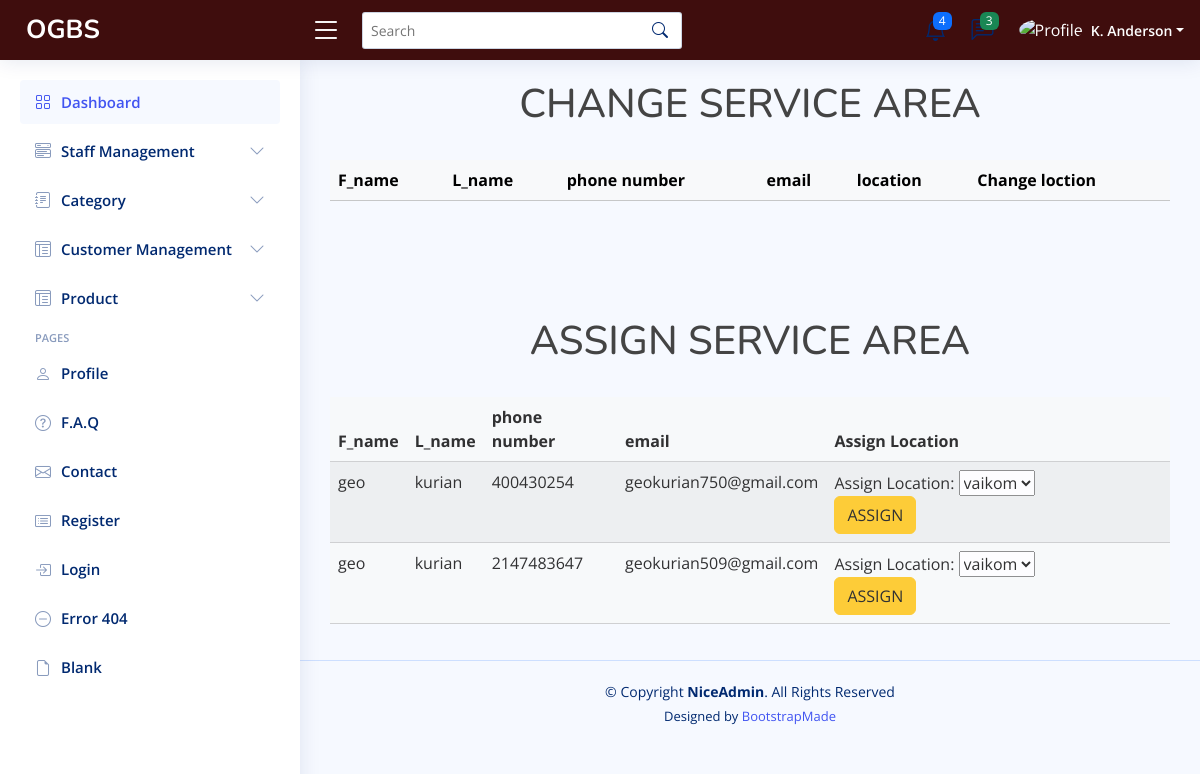
The page /staffservicearea1.php on the database its author committed.
### tables this page shows
CREATE TABLE `staff` (
  `s_id` int(50) NOT NULL,
  `f_name` varchar(50) NOT NULL,
  `l_name` varchar(50) NOT NULL,
  `phn_number` int(12) NOT NULL,
  `email` varchar(50) NOT NULL,
  `pwd` varchar(50) NOT NULL,
  `typeofuser` varchar(50) NOT NULL,
  `status` tinyint(4) NOT NULL
);

### staffservicearea1.php (the view, shortened to what this page needs)
<?php
include('connection.php');
?>
<!DOCTYPE html>
<html lang="en">
<head>
  <link href="vendor/bootstrap/css/bootstrap.min.css" rel="stylesheet">
  <link href="vendor/bootstrap-icons/bootstrap-icons.css" rel="stylesheet">
  <link href="vendor/boxicons/css/boxicons.min.css" rel="stylesheet">
  <link href="vendor/quill/quill.snow.css" rel="stylesheet">
  <link href="vendor/quill/quill.bubble.css" rel="stylesheet">
  <link href="vendor/remixicon/remixicon.css" rel="stylesheet">
  <link href="vendor/simple-datatables/style.css" rel="stylesheet">
  <link href="CSS/admin2.css" rel="stylesheet">
</head>
<body>
  <header id="header" class="header fixed-top d-flex align-items-center">
    <div class="d-flex align-items-center justify-content-between">
      <a href="index.html" class="logo d-flex align-items-center">
        <span class="d-none d-lg-block">OGBS</span>
      </a>
      <i class="bi bi-list toggle-sidebar-btn"></i>
    </div>
    <div class="search-bar">
      <form class="search-form d-flex align-items-center" method="POST" action="#">
        <input type="text" name="query" placeholder="Search" title="Enter search keyword">
        <button type="submit" title="Search"><i class="bi bi-search"></i></button>
      </form>
    </div>
    <nav class="header-nav ms-auto">
      <ul class="d-flex align-items-center">
        <li class="nav-item dropdown">
          <a class="nav-link nav-icon" href="#" data-bs-toggle="dropdown">
            <i class="bi bi-bell"></i>
            <span class="badge bg-primary badge-number">4</span>
          </a>
        </li>
        <li class="nav-item dropdown">
          <a class="nav-link nav-icon" href="#" data-bs-toggle="dropdown">
            <i class="bi bi-chat-left-text"></i>
            <span class="badge bg-success badge-number">3</span>
          </a>
        </li>
        <li class="nav-item dropdown pe-3">
          <a class="nav-link nav-profile d-flex align-items-center pe-0" href="#" data-bs-toggle="dropdown">
            <img src="assets/img/profile-img.jpg" alt="Profile" class="rounded-circle">
            <span class="d-none d-md-block dropdown-toggle ps-2">K. Anderson</span>
          </a>
        </li>
      </ul>
    </nav>
  </header>
  <aside id="sidebar" class="sidebar">
    <ul class="sidebar-nav" id="sidebar-nav">
      <li class="nav-item">
        <a class="nav-link " href="index.html">
          <i class="bi bi-grid"></i>
          <span>Dashboard</span>
        </a>
      </li>
      <li class="nav-item">
        <a class="nav-link collapsed" data-bs-target="#components-nav" data-bs-toggle="collapse" href="#">
          <i class="bi bi-menu-button-wide"></i><span>Staff Management</span><i class="bi bi-chevron-down ms-auto"></i>
        </a>
      </li>
      <li class="nav-item">
        <a class="nav-link collapsed" data-bs-target="#forms-nav" data-bs-toggle="collapse" href="#">
          <i class="bi bi-journal-text"></i><span>Category</span><i class="bi bi-chevron-down ms-auto"></i>
        </a>
      </li>
      <li class="nav-item">
        <a class="nav-link collapsed" data-bs-target="#tables-nav" data-bs-toggle="collapse" href="#">
          <i class="bi bi-layout-text-window-reverse"></i><span>Customer Management</span><i class="bi bi-chevron-down ms-auto"></i>
        </a>
      </li>
      <li class="nav-item">
        <a class="nav-link collapsed" data-bs-target="#tables-nav" data-bs-toggle="collapse" href="#">
          <i class="bi bi-layout-text-window-reverse"></i><span>Product</span><i class="bi bi-chevron-down ms-auto"></i>
        </a>
      </li>
      <li class="nav-heading">Pages</li>
      <li class="nav-item">
        <a class="nav-link collapsed" href="users-profile.html">
          <i class="bi bi-person"></i>
          <span>Profile</span>
        </a>
      </li>
      <li class="nav-item">
        <a class="nav-link collapsed" href="pages-faq.html">
          <i class="bi bi-question-circle"></i>
          <span>F.A.Q</span>
        </a>
      </li>
      <li class="nav-item">
        <a class="nav-link collapsed" href="pages-contact.html">
          <i class="bi bi-envelope"></i>
          <span>Contact</span>
        </a>
      </li>
      <li class="nav-item">
        <a class="nav-link collapsed" href="pages-register.html">
          <i class="bi bi-card-list"></i>
          <span>Register</span>
        </a>
      </li>
      <li class="nav-item">
        <a class="nav-link collapsed" href="pages-login.html">
          <i class="bi bi-box-arrow-in-right"></i>
          <span>Login</span>
        </a>
      </li>
      <li class="nav-item">
        <a class="nav-link collapsed" href="pages-error-404.html">
          <i class="bi bi-dash-circle"></i>
          <span>Error 404</span>
        </a>
      </li>
      <li class="nav-item">
        <a class="nav-link collapsed" href="pages-blank.html">
          <i class="bi bi-file-earmark"></i>
          <span>Blank</span>
        </a>
      </li>
    </ul>
  </aside>
  <main id="main" class="main">
  <h1 class="text-center">
            CHANGE SERVICE AREA
        </h1><br>
              <table class="table table-light table-striped" style="opacity:1;">
            <thead>
                <tr>
                    <th>F_name</th>
                    <th>L_name</th>
                    <th>phone number</th>
                    <th>email</th>
                    <th>location</th>
                  <th>Change loction</th>
                </tr>
            </thead>
        </table>
    </main>
    <main id="main" class="main">
        <h1 class="text-center">
            ASSIGN SERVICE AREA
        </h1><br>
        <table class="table table-light table-striped" style="opacity: 0.8;">
            <thead>
                <tr>
                    <th>F_name</th>
                    <th>L_name</th>
                    <th>phone number</th>
                    <th>email</th>
                    <th>Assign Location</th>
                </tr>
            </thead>
            <tbody>
                <?php
                  $sql = "SELECT  * from staff  where s_id NOT IN(select s_id from staffservicearea) and status=1";
                  $result = mysqli_query($conn, $sql);
                while ($row = mysqli_fetch_array($result)) {
                ?>
                <tr>
                    <td><?php echo $row['f_name']?></td>
                    <td><?php echo $row['l_name']?></td>
                    <td><?php echo $row['phn_number']?></td>
                                    <td><?php echo $row['email']?></td>
                    <td>
                        <form method="POST" action="staffservicearea1.php">
                            Assign Location:
                            <select name="location">
                                <?php
                                $sql = "SELECT * FROM servicearea";
                                $serviceResult = mysqli_query($conn, $sql);
                                while ($serviceRow = mysqli_fetch_array($serviceResult)) {
                                    echo "<option value='" . $serviceRow['serviceid'] . "'>" . $serviceRow['location'] . "</option>";
                                }
                                ?>
                            </select>
                            &nbsp;   &nbsp;  &nbsp;  &nbsp;  &nbsp;  &nbsp;   <input type="submit" value="ASSIGN" class="btn btn-warning">
                        </form>
                    </td>
                </tr>
                <?php
                }
                ?>
            </tbody>
        </table>
  </main>
  <footer id="footer" class="footer">
    <div class="copyright">
      &copy; Copyright <strong><span>NiceAdmin</span></strong>. All Rights Reserved
    </div>
    <div class="credits">
      Designed by <a href="https://bootstrapmade.com/">BootstrapMade</a>
    </div>
  </footer>
</body>
</html>

### CSS/admin2.css (style rules this page uses)
:root { scroll-behavior: smooth; }
body { font-family: "Open Sans", sans-serif; background: #f6f9ff; color: #444444; }
a { color: #4154f1; text-decoration: none; }
h1, h2, h3, h4, h5, h6 { font-family: "Nunito", sans-serif; }
#main { margin-top: 60px; padding: 20px 30px; transition: all 0.3s; }
.logo { line-height: 1; }
@media (min-width: 1200px) { .logo { width: 280px; } }
.logo span { font-size: 26px; font-weight: 700; color: #ffffff; font-family: "Nunito", sans-serif; }
.header { transition: all 0.5s; z-index: 997; height: 60px; box-shadow: 0px 2px 20px rgba(1, 41, 112, 0.1); background-color: #3f0d0d; padding-left: 20px; }
.header .toggle-sidebar-btn { font-size: 32px; padding-left: 10px; cursor: pointer; color: #ffffff; }
.header .search-bar { min-width: 360px; padding: 0 20px; }
.header .search-form { width: 100%; }
.header .search-form input { border: 0; font-size: 14px; color: #012970; border: 1px solid rgba(1, 41, 112, 0.2); padding: 7px 38px 7px 8px; border-radius: 3px; transition: 0.3s; width: 100%; }
.header .search-form button { border: 0; padding: 0; margin-left: -30px; background: none; }
.header .search-form button i { color: #012970; }
.header-nav ul { list-style: none; }
.header-nav>ul { margin: 0; padding: 0; }
.header-nav .nav-icon { font-size: 22px; color: #012970; margin-right: 25px; position: relative; }
.header-nav .nav-profile { color: #ffffff; }
.header-nav .nav-profile img { max-height: 36px; }
.header-nav .nav-profile span { font-size: 14px; font-weight: 600; }
.header-nav .badge-number { position: absolute; inset: -2px -5px auto auto; font-weight: normal; font-size: 12px; padding: 3px 6px; }
.sidebar { position: fixed; top: 60px; left: 0; bottom: 0; width: 300px; z-index: 996; transition: all 0.3s; padding: 20px; overflow-y: auto; scrollbar-width: thin; scrollbar-color: #aab7cf transparent; box-shadow: 0px 0px 20px rgba(1, 41, 112, 0.1); background-color: #fff; }
@media (min-width: 1200px) { #main, #footer { margin-left: 300px; } }
.sidebar-nav { padding: 0; margin: 0; list-style: none; }
.sidebar-nav li { padding: 0; margin: 0; list-style: none; }
.sidebar-nav .nav-item { margin-bottom: 5px; }
.sidebar-nav .nav-heading { font-size: 11px; text-transform: uppercase; color: #899bbd; font-weight: 600; margin: 10px 0 5px 15px; }
.sidebar-nav .nav-link { display: flex; align-items: center; font-size: 15px; font-weight: 600; color: #4154f1; transition: 0.3; background: #f6f9ff; padding: 10px 15px; border-radius: 4px; }
.sidebar-nav .nav-link i { font-size: 16px; margin-right: 10px; color: #4154f1; }
.sidebar-nav .nav-link.collapsed { color: #012970; background: #fff; }
.sidebar-nav .nav-link.collapsed i { color: #899bbd; }
.sidebar-nav .nav-link .bi-chevron-down { margin-right: 0; transition: transform 0.2s ease-in-out; }
.footer { padding: 20px 0; font-size: 14px; transition: all 0.3s; border-top: 1px solid #cddfff; }
.footer .copyright { text-align: center; color: #012970; }
.footer .credits { padding-top: 5px; text-align: center; font-size: 13px; color: #012970; }

### rows shown on the page
staff: f_name "geo", l_name "kurian", phn_number "400430254", email "geokurian750@gmail.com"
staff: f_name "geo", l_name "kurian", phn_number "2147483647", email "geokurian509@gmail.com"

### other values the page prints
form field location "vaikom"
